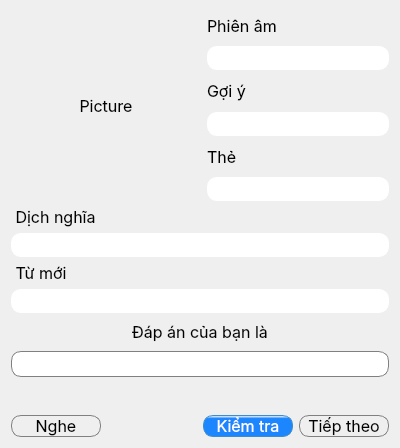
<?xml version="1.0" encoding="UTF-8"?>
<ui version="4.0">
 <class>Dialog</class>
 <widget class="QDialog" name="Dialog">
  <property name="windowModality">
   <enum>Qt::ApplicationModal</enum>
  </property>
  <property name="geometry">
   <rect>
    <x>0</x>
    <y>0</y>
    <width>400</width>
    <height>448</height>
   </rect>
  </property>
  <property name="font">
   <font>
    <family>SF Pro Display</family>
    <pointsize>12</pointsize>
   </font>
  </property>
  <property name="windowTitle">
   <string>Kiểm tra</string>
  </property>
  <property name="windowIcon">
   <iconset resource="../../resource.qrc">
    <normaloff>:/resource/memento.ico</normaloff>:/resource/memento.ico</iconset>
  </property>
  <layout class="QVBoxLayout" name="verticalLayout_9">
   <item>
    <layout class="QHBoxLayout" name="horizontalLayout">
     <item>
      <widget class="QLabel" name="picture">
       <property name="minimumSize">
        <size>
         <width>190</width>
         <height>190</height>
        </size>
       </property>
       <property name="text">
        <string>Picture</string>
       </property>
       <property name="alignment">
        <set>Qt::AlignCenter</set>
       </property>
      </widget>
     </item>
     <item>
      <layout class="QVBoxLayout" name="verticalLayout_6">
       <item>
        <layout class="QVBoxLayout" name="verticalLayout_4">
         <item>
          <widget class="QLabel" name="label">
           <property name="text">
            <string>Phiên âm</string>
           </property>
          </widget>
         </item>
         <item>
          <widget class="QLineEdit" name="text_phonetic">
           <property name="enabled">
            <bool>true</bool>
           </property>
           <property name="styleSheet">
            <string notr="true">border-radius:10px;
border:1px solid white;
padding: 0 8px;</string>
           </property>
           <property name="text">
            <string/>
           </property>
           <property name="alignment">
            <set>Qt::AlignCenter</set>
           </property>
           <property name="readOnly">
            <bool>true</bool>
           </property>
          </widget>
         </item>
        </layout>
       </item>
       <item>
        <layout class="QVBoxLayout" name="verticalLayout_5">
         <item>
          <widget class="QLabel" name="label_2">
           <property name="text">
            <string>Gợi ý</string>
           </property>
          </widget>
         </item>
         <item>
          <widget class="QLineEdit" name="text_hint">
           <property name="styleSheet">
            <string notr="true">border-radius:10px;
border:1px solid white;
padding: 0 8px;</string>
           </property>
           <property name="text">
            <string/>
           </property>
           <property name="alignment">
            <set>Qt::AlignCenter</set>
           </property>
           <property name="readOnly">
            <bool>true</bool>
           </property>
          </widget>
         </item>
        </layout>
       </item>
       <item>
        <layout class="QVBoxLayout" name="verticalLayout_3">
         <item>
          <widget class="QLabel" name="label_3">
           <property name="text">
            <string>Thẻ</string>
           </property>
          </widget>
         </item>
         <item>
          <widget class="QLineEdit" name="text_tag">
           <property name="enabled">
            <bool>true</bool>
           </property>
           <property name="styleSheet">
            <string notr="true">border-radius:10px;
border:1px solid white;
padding: 0 8px;</string>
           </property>
           <property name="text">
            <string/>
           </property>
           <property name="alignment">
            <set>Qt::AlignCenter</set>
           </property>
           <property name="readOnly">
            <bool>true</bool>
           </property>
          </widget>
         </item>
        </layout>
       </item>
      </layout>
     </item>
    </layout>
   </item>
   <item>
    <layout class="QVBoxLayout" name="verticalLayout_7">
     <item>
      <layout class="QVBoxLayout" name="verticalLayout">
       <item>
        <layout class="QVBoxLayout" name="verticalLayout_2">
         <item>
          <widget class="QLabel" name="label_5">
           <property name="text">
            <string> Dịch nghĩa</string>
           </property>
          </widget>
         </item>
         <item>
          <widget class="QLineEdit" name="text_definition">
           <property name="sizePolicy">
            <sizepolicy hsizetype="Expanding" vsizetype="Preferred">
             <horstretch>0</horstretch>
             <verstretch>0</verstretch>
            </sizepolicy>
           </property>
           <property name="styleSheet">
            <string notr="true">border-radius:10px;
border:1px solid white;
padding: 0 8px;</string>
           </property>
           <property name="text">
            <string/>
           </property>
           <property name="alignment">
            <set>Qt::AlignCenter</set>
           </property>
           <property name="readOnly">
            <bool>true</bool>
           </property>
          </widget>
         </item>
        </layout>
       </item>
       <item>
        <widget class="QLabel" name="label_4">
         <property name="text">
          <string> Từ mới</string>
         </property>
        </widget>
       </item>
       <item>
        <widget class="QLineEdit" name="text_vocabulary">
         <property name="styleSheet">
          <string notr="true">border-radius:10px;
border:1px solid white;
padding: 0 8px;</string>
         </property>
         <property name="text">
          <string/>
         </property>
         <property name="alignment">
          <set>Qt::AlignCenter</set>
         </property>
         <property name="readOnly">
          <bool>true</bool>
         </property>
         <property name="clearButtonEnabled">
          <bool>false</bool>
         </property>
        </widget>
       </item>
      </layout>
     </item>
    </layout>
   </item>
   <item>
    <layout class="QVBoxLayout" name="verticalLayout_8">
     <item>
      <widget class="QLabel" name="label_top">
       <property name="text">
        <string>Đáp án của bạn là</string>
       </property>
       <property name="alignment">
        <set>Qt::AlignCenter</set>
       </property>
      </widget>
     </item>
     <item>
      <widget class="QLineEdit" name="text_answer">
       <property name="sizePolicy">
        <sizepolicy hsizetype="Expanding" vsizetype="Preferred">
         <horstretch>0</horstretch>
         <verstretch>0</verstretch>
        </sizepolicy>
       </property>
       <property name="styleSheet">
        <string notr="true">QLineEdit{
border-radius:10px;
border:1px solid gray;
padding: 0 8px;
}

QLineEdit:focus
{
    border: 1px solid #006080;
}</string>
       </property>
       <property name="alignment">
        <set>Qt::AlignCenter</set>
       </property>
       <property name="readOnly">
        <bool>false</bool>
       </property>
       <property name="placeholderText">
        <string/>
       </property>
       <property name="clearButtonEnabled">
        <bool>false</bool>
       </property>
      </widget>
     </item>
     <item>
      <widget class="QLabel" name="label_bottom">
       <property name="text">
        <string/>
       </property>
       <property name="alignment">
        <set>Qt::AlignCenter</set>
       </property>
      </widget>
     </item>
    </layout>
   </item>
   <item>
    <layout class="QHBoxLayout" name="horizontalLayout_3">
     <item>
      <widget class="QPushButton" name="button_play_record">
       <property name="styleSheet">
        <string notr="true">QPushButton{border-radius:10px;
border:1px solid gray;
padding: 0 8px;
background-color: qlineargradient(x1: 0, y1: 0, x2: 0, y2: 1,
                                      stop: 0 #f6f7fa, stop: 1 #dadbde);
}

QPushButton:focus{
border: 1px solid #006080;
}</string>
       </property>
       <property name="text">
        <string>Nghe</string>
       </property>
       <property name="iconSize">
        <size>
         <width>20</width>
         <height>20</height>
        </size>
       </property>
       <property name="autoDefault">
        <bool>false</bool>
       </property>
       <property name="flat">
        <bool>false</bool>
       </property>
      </widget>
     </item>
     <item>
      <widget class="QWidget" name="widget" native="true"/>
     </item>
     <item>
      <widget class="QPushButton" name="button_check">
       <property name="enabled">
        <bool>true</bool>
       </property>
       <property name="styleSheet">
        <string notr="true">QPushButton{border-radius:10px;
border:1px solid #3f8cc8;
padding: 0 8px;
color: rgb(255, 255, 255);
background-color: qlineargradient(spread:pad, x1:0.494, y1:0.989, x2:0.494, y2:0.011, stop:0.863158 rgba(23, 132, 255, 250), stop:1 rgba(255, 255, 255, 255));
}
QPushButton:focus{
border: 1px solid rgb(0, 255, 255);
}
</string>
       </property>
       <property name="text">
        <string>Kiểm tra</string>
       </property>
       <property name="autoDefault">
        <bool>false</bool>
       </property>
       <property name="default">
        <bool>true</bool>
       </property>
      </widget>
     </item>
     <item>
      <widget class="QPushButton" name="button_next">
       <property name="enabled">
        <bool>true</bool>
       </property>
       <property name="styleSheet">
        <string notr="true">QPushButton{border-radius:10px;
border:1px solid gray;
padding: 0 8px;
background-color: qlineargradient(x1: 0, y1: 0, x2: 0, y2: 1,
                                      stop: 0 #f6f7fa, stop: 1 #dadbde);
}

QPushButton:focus{
border: 1px solid #006080;
}</string>
       </property>
       <property name="text">
        <string>Tiếp theo</string>
       </property>
       <property name="autoDefault">
        <bool>false</bool>
       </property>
      </widget>
     </item>
    </layout>
   </item>
  </layout>
 </widget>
 <tabstops>
  <tabstop>text_answer</tabstop>
  <tabstop>button_check</tabstop>
  <tabstop>button_next</tabstop>
  <tabstop>button_play_record</tabstop>
  <tabstop>text_vocabulary</tabstop>
  <tabstop>text_definition</tabstop>
  <tabstop>text_tag</tabstop>
  <tabstop>text_phonetic</tabstop>
  <tabstop>text_hint</tabstop>
 </tabstops>
 <resources>
  <include location="../../resource.qrc"/>
 </resources>
 <connections/>
</ui>
